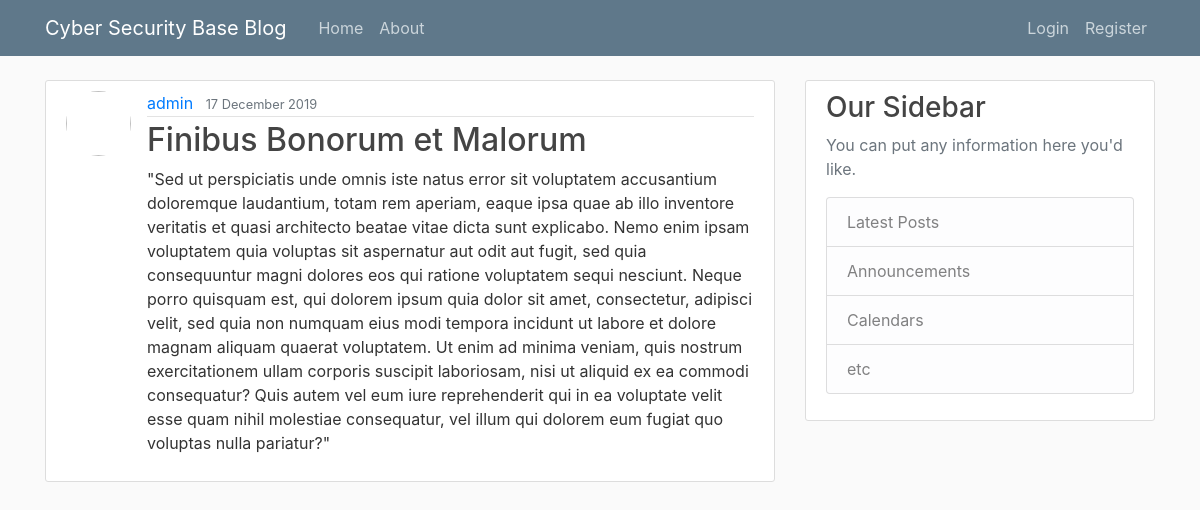
The app's page /post/2/ with its own data.
### blog/models.py (models this page shows, shortened)
class Post(models.Model):
	title = models.CharField(max_length=100)
	content = models.TextField()
	date_posted = models.DateTimeField(default=timezone.now)
	author = models.ForeignKey(User, on_delete=models.CASCADE)

### blog/views.py (the view)
# urls.py: path('post/<int:pk>/', PostDetailView.as_view(), name='post-detail'),
class PostDetailView(DetailView):
	model = Post

### blog/templates/blog/post_detail.html (shortened to what this page needs)
{% extends "blog/base.html" %}
{% block content %}
	<article class="media content-section">
	<img class="rounded-circle article-img" img scr="{{object.author.profile.image.url }}">
		<div class="media-body">
			<div class="article-metadata">
			<a class="mr-2" href="#">{{ object.author }}</a>
			<small class="text-muted">{{ object.date_posted|date:"d F Y" }}</small>
			</div>
		<h2 class="article-title">{{ object.title }}</h2>
		<p class="article-content">{{ object.content }}</p>
		</div>
	</article>
{% endblock content %}

### blog/templates/blog/base.html (shortened to what this page needs)
{% load static %}
<html>
<head>
    <link rel="stylesheet" href="https://stackpath.bootstrapcdn.com/bootstrap/4.3.1/css/bootstrap.min.css">
    <link rel="stylesheet" type="text/css" href="{%static 'blog/main.css' %}">
</head>
<body>
	<header class="site-header">
	  <nav class="navbar navbar-expand-md navbar-dark bg-steel fixed-top">
	    <div class="container">
	      <a class="navbar-brand mr-4" href="{% url 'blog-home' %}">Cyber Security Base Blog</a>
	      <div class="collapse navbar-collapse" id="navbarToggle">
	        <div class="navbar-nav mr-auto">
	          <a class="nav-item nav-link" href="{% url 'blog-home' %}">Home</a>
	          <a class="nav-item nav-link" href="{% url 'blog-about' %}">About</a>
	        </div>
	        <div class="navbar-nav">
	        	{% if user.is_authenticated %}
	        		<a class="nav-item nav-link" href="{% url 'post-create' %}">New Post</a>
					<a class="nav-item nav-link" href="{% url 'profile' %}">Profile</a>
					<a class="nav-item nav-link" href="{% url 'logout' %}">Logout</a>
	        	{% else %}
	          		<a class="nav-item nav-link" href="{% url 'login' %}">Login</a>
	         		 <a class="nav-item nav-link" href="{% url 'register' %}">Register</a>
	          	{% endif %}
	        </div>
	      </div>
	    </div>
	  </nav>
	</header>
	<main role="main" class="container">
	  <div class="row">
	    <div class="col-md-8">
	    	{% block content %}{% endblock %}
	    </div>
	    <div class="col-md-4">
	      <div class="content-section">
	        <h3>Our Sidebar</h3>
	        <p class='text-muted'>You can put any information here you'd like.
	          <ul class="list-group">
	            <li class="list-group-item list-group-item-light">Latest Posts</li>
	            <li class="list-group-item list-group-item-light">Announcements</li>
	            <li class="list-group-item list-group-item-light">Calendars</li>
	            <li class="list-group-item list-group-item-light">etc</li>
	          </ul>
	        </p>
	      </div>
	    </div>
	  </div>
	</main>
</body>
</html>

### blog/static/blog/main.css (style rules this page uses)
body { background: #fafafa; color: #333333; margin-top: 5rem; }
h1, h2, h3, h4, h5, h6 { color: #444444; }
ul { margin: 0; }
.bg-steel { background-color: #5f788a; }
.site-header .navbar-nav .nav-link { color: #cbd5db; }
.content-section { background: #ffffff; padding: 10px 20px; border: 1px solid #dddddd; border-radius: 3px; margin-bottom: 20px; }
.article-title { color: #444444; }
.article-content { white-space: pre-line; }
.article-img { height: 65px; width: 65px; margin-right: 16px; }
.article-metadata { padding-bottom: 1px; margin-bottom: 4px; border-bottom: 1px solid #e3e3e3 }

### records on screen
Post: author "admin", date_posted "17 December 2019", title "Finibus Bonorum et Malorum", content "\"Sed ut perspiciatis unde omnis iste natus error sit voluptatem accusantium doloremque laudantium, totam rem aperiam, eaque ipsa quae ab illo inventore veritatis et quasi architecto beatae vitae dicta sunt explicabo. Nemo enim ipsam voluptatem quia voluptas sit aspernatur aut odit aut fugit, sed quia consequuntur magni dolores eos qui ratione voluptatem sequi nesciunt. Neque porro quisquam est, qui dolorem ipsum quia dolor sit amet, consectetur, adipisci velit, sed quia non numquam eius modi tempora incidunt ut labore et dolore magnam aliquam quaerat voluptatem. Ut enim ad minima veniam, quis nostrum exercitationem ullam corporis suscipit laboriosam, nisi ut aliquid ex ea commodi…"
